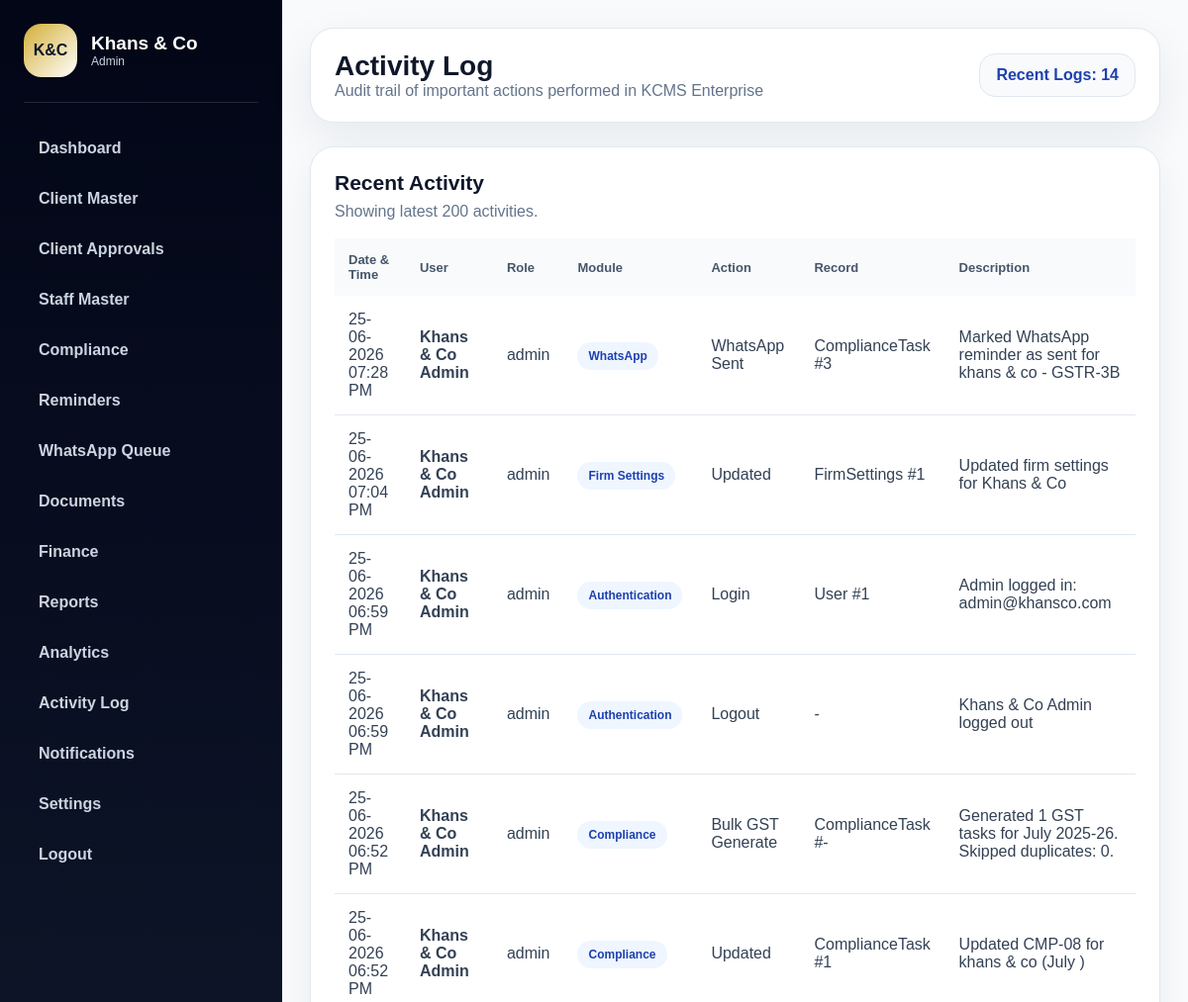
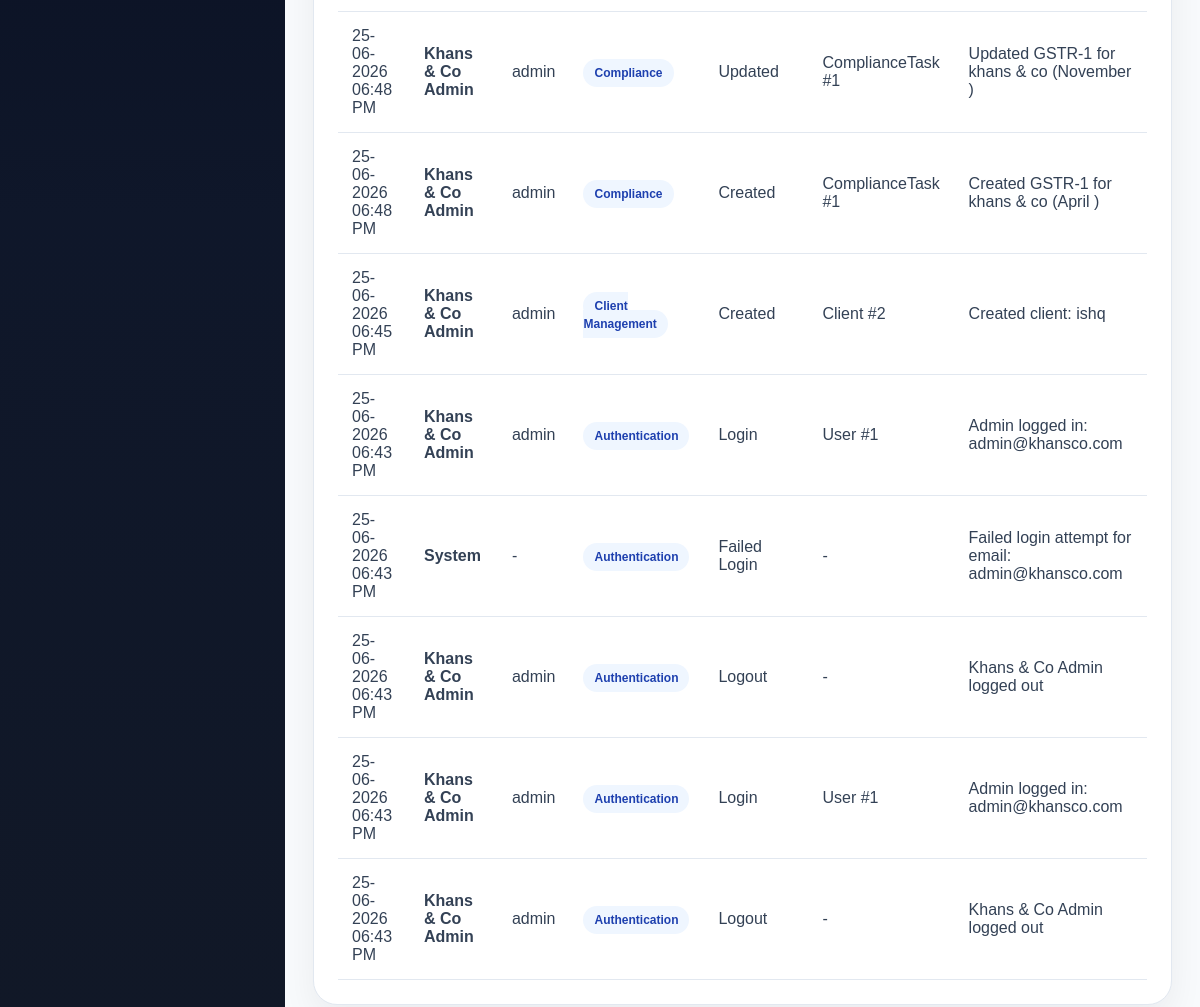
/admin/activity (signed in), run on the app's committed database (2 pictures, top to bottom).
### app/database/models.py (models this page shows)
class AuditLog(db.Model):
    __tablename__ = "audit_logs"
    id = db.Column(db.Integer, primary_key=True)
    user_id = db.Column(db.Integer, nullable=True)
    user_name = db.Column(db.String(120), nullable=True)
    user_role = db.Column(db.String(50), nullable=True)
    action = db.Column(db.String(120), nullable=False)
    module = db.Column(db.String(80), nullable=False)
    record_type = db.Column(db.String(80), nullable=True)
    record_id = db.Column(db.Integer, nullable=True)
    description = db.Column(db.Text, nullable=True)
    created_at = db.Column(db.DateTime, default=datetime.utcnow)

### app/admin/activity_routes.py (the view)
@admin_bp.route("/activity")
@require_activity_log
def activity_log():
    if not admin_required():
        return redirect(url_for("auth.login"))
    logs = AuditLog.query.order_by(AuditLog.id.desc()).limit(200).all()
    return render_template("admin/activity.html", logs=logs)

### app/admin/activity_routes.py (called while the page is built)
def admin_required():
    return session.get("user_role") == "admin"

### app/utils/permissions.py (called while the page is built)
def can_view_activity_log(session):
    return session.get("user_role") in [
        ROLE_SUPER_ADMIN,
        ROLE_ADMIN,
        ROLE_PARTNER
    ]

### app/utils/route_guards.py (called while the page is built)
def require_activity_log(view_func):
    @wraps(view_func)
    def wrapper(*args, **kwargs):
        if not can_view_activity_log(session):
            flash("You do not have permission to access Activity Log.", "error")
            return redirect(url_for("admin.dashboard"))
        return view_func(*args, **kwargs)
    return wrapper

### app/templates/admin/activity.html
{% extends "shared/base.html" %}
{% block body %}
<div class="app-layout">
    {% include "shared/admin_sidebar.html" %}
    <main class="main">
        <header class="topbar">
            <div>
                <h1>Activity Log</h1>
                <p>Audit trail of important actions performed in KCMS Enterprise</p>
            </div>
            <div class="profile">Recent Logs: {{ logs|length }}</div>
        </header>
        <section class="panel">
            <h3>Recent Activity</h3>
            <p>Showing latest 200 activities.</p>
            <div class="table-wrap">
                <table class="enterprise-table">
                    <thead>
                        <tr>
                            <th>Date & Time</th>
                            <th>User</th>
                            <th>Role</th>
                            <th>Module</th>
                            <th>Action</th>
                            <th>Record</th>
                            <th>Description</th>
                        </tr>
                    </thead>
                    <tbody>
                        {% for log in logs %}
                        <tr>
                            <td>{{ log.created_at.strftime("%d-%m-%Y %I:%M %p") }}</td>
                            <td><strong>{{ log.user_name or "System" }}</strong></td>
                            <td>{{ log.user_role or "-" }}</td>
                            <td><span class="badge doc-badge">{{ log.module }}</span></td>
                            <td>{{ log.action }}</td>
                            <td>
                                {% if log.record_type %}
                                    {{ log.record_type }} #{{ log.record_id or "-" }}
                                {% else %}
                                    -
                                {% endif %}
                            </td>
                            <td>{{ log.description or "-" }}</td>
                        </tr>
                        {% else %}
                        <tr>
                            <td colspan="7" class="empty">No activity logs yet.</td>
                        </tr>
                        {% endfor %}
                    </tbody>
                </table>
            </div>
        </section>
    </main>
</div>
{% endblock %}

### app/templates/shared/base.html (shortened to what this page needs)
<!DOCTYPE html>
<html lang="en">
<head>
    <link rel="stylesheet" href="{{ url_for('static', filename='css/style.css') }}">
</head>
<body>
    {% block body %}{% endblock %}
</body>
</html>

### app/templates/shared/admin_sidebar.html
<aside class="sidebar">
    <div class="side-brand">
        <div class="side-logo">K&C</div>
        <div>
            <h2>Khans & Co</h2>
            <p>{{ session.get("user_role", "Admin")|replace("_", " ")|title }}</p>
        </div>
    </div>
    <nav>
        <a href="{{ url_for('admin.dashboard') }}">Dashboard</a>
        {% if session.get("user_role") in ["super_admin", "admin", "partner", "manager"] %}
            <a href="{{ url_for('admin.clients') }}">Client Master</a>
            <a href="{{ url_for('admin.client_approvals') }}">Client Approvals</a>
        {% endif %}
        {% if session.get("user_role") in ["super_admin", "admin", "partner"] %}
            <a href="{{ url_for('admin.staff') }}">Staff Master</a>
        {% endif %}
        {% if session.get("user_role") in ["super_admin", "admin", "partner", "manager", "staff"] %}
            <a href="{{ url_for('admin.compliance_dashboard') }}">Compliance</a>
            <a href="{{ url_for('admin.reminders') }}">Reminders</a>
            <a href="{{ url_for('admin.whatsapp_queue') }}">WhatsApp Queue</a>
        {% endif %}
        <a href="#">Documents</a>
        <a href="#">Finance</a>
        <a href="#">Reports</a>
        <a href="#">Analytics</a>
        {% if session.get("user_role") in ["super_admin", "admin", "partner"] %}
            <a href="{{ url_for('admin.activity_log') }}">Activity Log</a>
        {% endif %}
        <a href="{{ url_for('admin.notifications') }}">Notifications</a>
        {% if session.get("user_role") in ["super_admin", "admin", "partner"] %}
            <a href="{{ url_for('admin.firm_settings') }}">Settings</a>
        {% endif %}
        <a href="{{ url_for('auth.logout') }}">Logout</a>
    </nav>
</aside>

### app/static/css/modules/base.css (style rules this page uses)
* { margin: 0; padding: 0; box-sizing: border-box; }
body { font-family: Arial, Helvetica, sans-serif; background: #f8fafc; color: #0f172a; }
a { text-decoration: none; }
:root { --kc-primary: #0f172a; --kc-blue: #1e40af; --kc-gold: #d4af37; --kc-bg: #f8fafc; --kc-card: #ffffff; --kc-border: #e2e8f0; --kc-muted: #64748b; --kc-success: #16a34a; --kc-warning: #f59e0b; --kc-danger: #dc2626; }

### app/static/css/modules/layout.css (style rules this page uses)
.app-layout { min-height: 100vh; display: flex; background: var(--kc-bg); }
.sidebar { width: 285px; min-height: 100vh; background: linear-gradient(180deg, #020617, #0f172a 60%, #111827); color: white; padding: 24px; }
.side-brand { display: flex; gap: 14px; align-items: center; padding-bottom: 25px; border-bottom: 1px solid rgba(255,255,255,.12); margin-bottom: 24px; }
.side-logo { width: 54px; height: 54px; border-radius: 18px; background: linear-gradient(135deg, var(--kc-gold), #fff); color: var(--kc-primary); display: flex; align-items: center; justify-content: center; font-weight: 900; }
.side-brand h2 { font-size: 19px; }
.side-brand p { font-size: 12px; color: #cbd5e1; }
.sidebar nav { display: grid; gap: 7px; }
.sidebar a { color: #cbd5e1; padding: 13px 15px; border-radius: 14px; font-weight: 700; }
.main { flex: 1; padding: 28px; }
.topbar { background: white; border: 1px solid var(--kc-border); border-radius: 24px; padding: 22px 24px; display: flex; justify-content: space-between; align-items: center; box-shadow: 0 16px 45px rgba(15,23,42,.07); margin-bottom: 24px; }
.topbar h1 { font-size: 28px; }
.topbar p { color: var(--kc-muted); }
.profile { background: #f8fafc; border: 1px solid var(--kc-border); padding: 12px 16px; border-radius: 16px; font-weight: 800; color: var(--kc-blue); }

### app/static/css/modules/dashboard.css (style rules this page uses)
.panel { background: white; border: 1px solid var(--kc-border); border-radius: 24px; padding: 24px; box-shadow: 0 14px 35px rgba(15,23,42,.06); }
.panel h3 { font-size: 21px; margin-bottom: 8px; }
.panel p { color: var(--kc-muted); margin-bottom: 18px; }

### app/static/css/modules/tables.css (style rules this page uses)
.table-wrap { overflow-x: auto; }
.enterprise-table { width: 100%; border-collapse: collapse; }
.enterprise-table th { text-align: left; background: #f8fafc; color: #475569; font-size: 13px; padding: 14px; }
.enterprise-table td { padding: 15px 14px; border-bottom: 1px solid var(--kc-border); color: #334155; }

### app/static/css/modules/components.css (style rules this page uses)
.badge { padding: 7px 11px; border-radius: 999px; font-size: 12px; font-weight: 900; text-transform: capitalize; }
.doc-badge { background: #eff6ff; color: #1e40af; }

### data on the page
AuditLog: created_at "25-06-2026 07:28 PM", user_name "Khans & Co Admin", user_role "admin", module "WhatsApp", action "WhatsApp Sent", record_type "ComplianceTask", record "3", description "Marked WhatsApp reminder as sent for khans & co - GSTR-3B"
AuditLog: created_at "25-06-2026 07:04 PM", user_name "Khans & Co Admin", user_role "admin", module "Firm Settings", action "Updated", record_type "FirmSettings", record "1", description "Updated firm settings for Khans & Co"
AuditLog: created_at "25-06-2026 06:59 PM", user_name "Khans & Co Admin", user_role "admin", module "Authentication", action "Login", record_type "User", record "1", description "Admin logged in: admin@khansco.com"
AuditLog: created_at "25-06-2026 06:59 PM", user_name "Khans & Co Admin", user_role "admin", module "Authentication", action "Logout", description "Khans & Co Admin logged out"
AuditLog: created_at "25-06-2026 06:52 PM", user_name "Khans & Co Admin", user_role "admin", module "Compliance", action "Bulk GST Generate", record_type "ComplianceTask", record_id "-", description "Generated 1 GST tasks for July 2025-26. Skipped duplicates: 0."
AuditLog: created_at "25-06-2026 06:52 PM", user_name "Khans & Co Admin", user_role "admin", module "Compliance", action "Updated", record_type "ComplianceTask", record "1", description "Updated CMP-08 for khans & co (July )"
AuditLog: created_at "25-06-2026 06:48 PM", user_name "Khans & Co Admin", user_role "admin", module "Compliance", action "Updated", record_type "ComplianceTask", record "1", description "Updated GSTR-1 for khans & co (November )"
AuditLog: created_at "25-06-2026 06:48 PM", user_name "Khans & Co Admin", user_role "admin", module "Compliance", action "Created", record_type "ComplianceTask", record "1", description "Created GSTR-1 for khans & co (April )"
AuditLog: created_at "25-06-2026 06:45 PM", user_name "Khans & Co Admin", user_role "admin", module "Client Management", action "Created", record_type "Client", record "2", description "Created client: ishq"
AuditLog: created_at "25-06-2026 06:43 PM", user_name "Khans & Co Admin", user_role "admin", module "Authentication", action "Login", record_type "User", record "1", description "Admin logged in: admin@khansco.com"
AuditLog: created_at "25-06-2026 06:43 PM", user_name "System", user_role "-", module "Authentication", action "Failed Login", description "Failed login attempt for email: admin@khansco.com"
AuditLog: created_at "25-06-2026 06:43 PM", user_name "Khans & Co Admin", user_role "admin", module "Authentication", action "Logout", description "Khans & Co Admin logged out"
AuditLog: created_at "25-06-2026 06:43 PM", user_name "Khans & Co Admin", user_role "admin", module "Authentication", action "Login", record_type "User", record "1", description "Admin logged in: admin@khansco.com"
AuditLog: created_at "25-06-2026 06:43 PM", user_name "Khans & Co Admin", user_role "admin", module "Authentication", action "Logout", description "Khans & Co Admin logged out"

### other printed values
{{ session.get("user_role", "Admin")|replace("_", " ")|title }} "Admin"
{{ logs|length }} "14"
